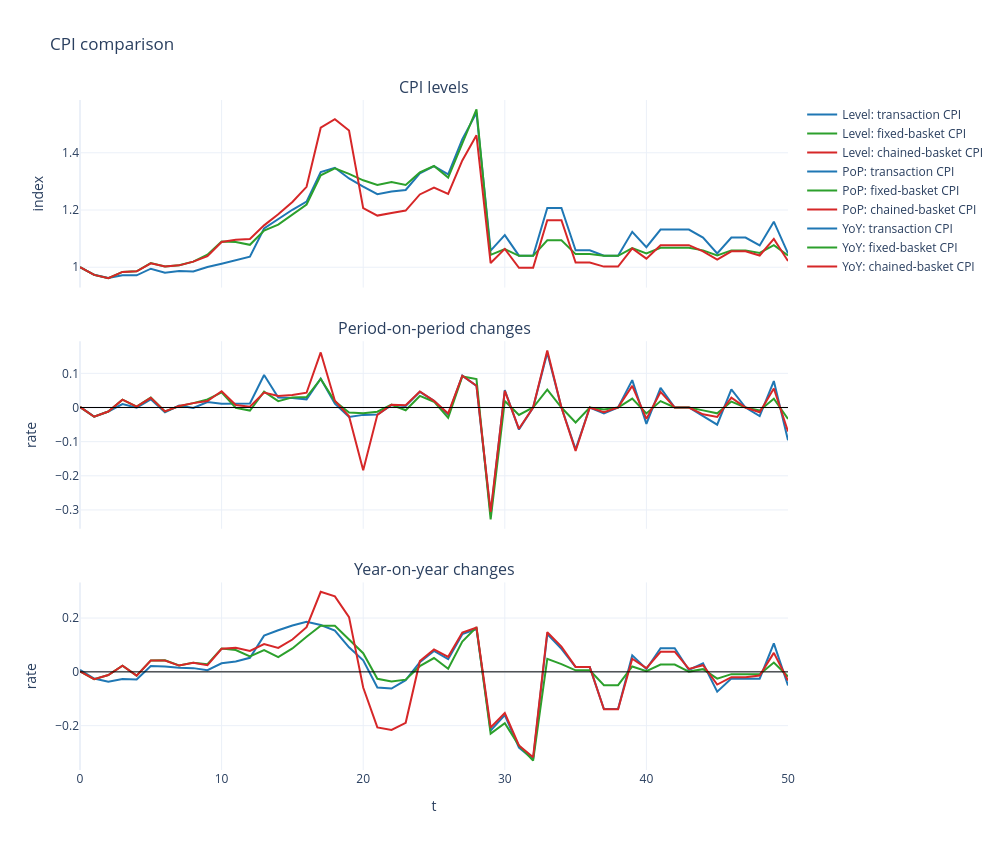
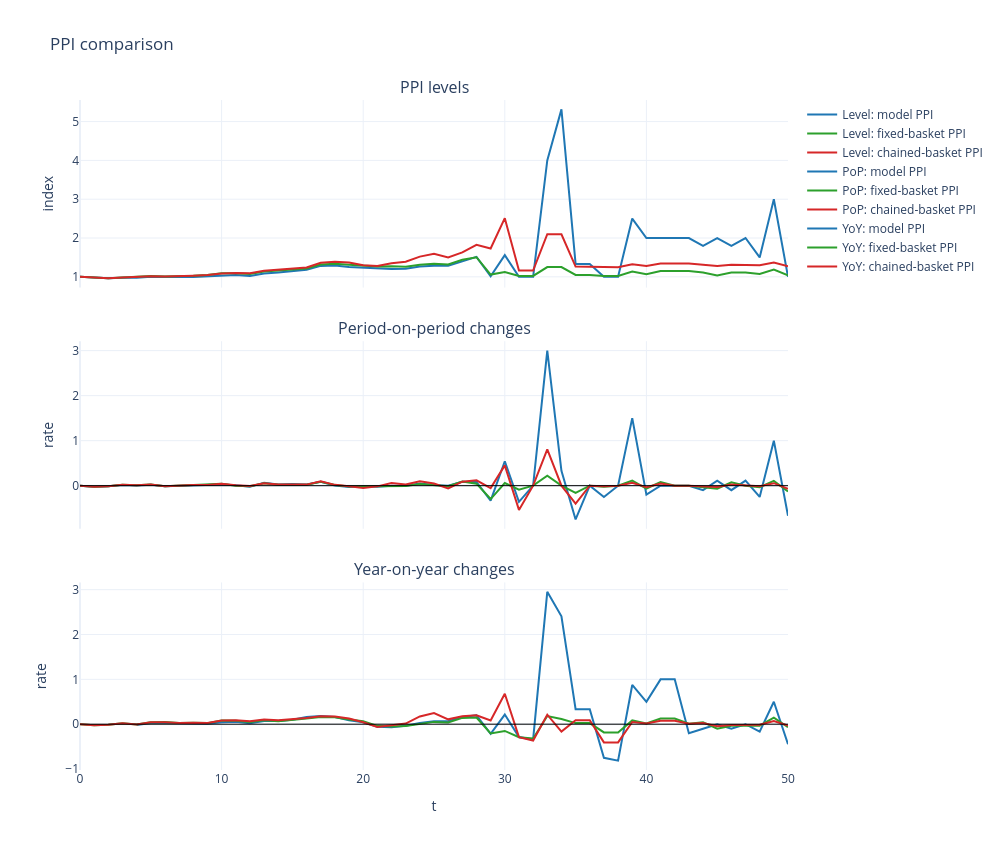
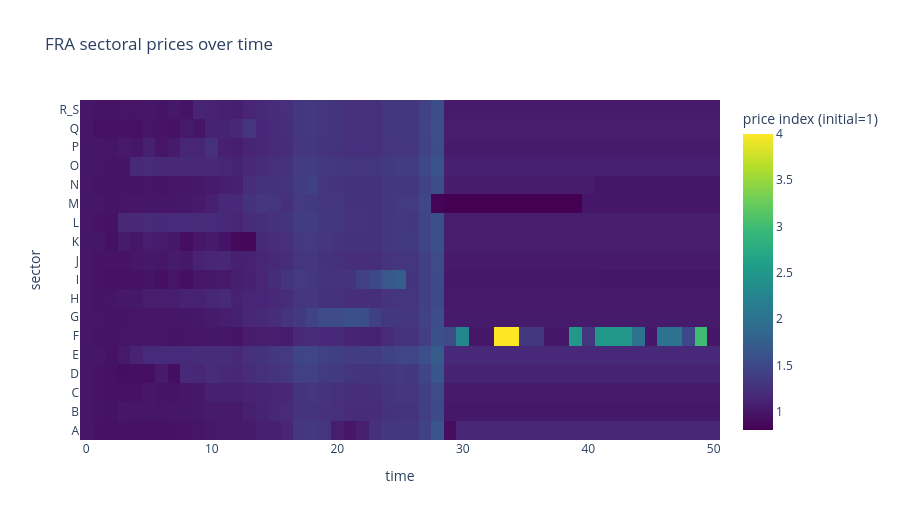
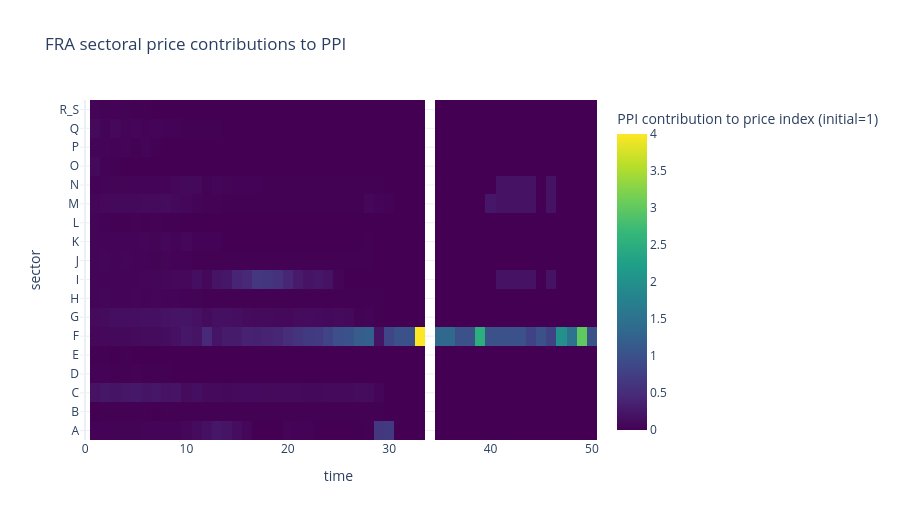

Source (notebook cell) for these figures, in order:
### Code cell
# Price And Sector Diagnostics
cpi_df = build_cpi_comparison_df(model, country_code=cfg.country_iso3)
ppi_df = build_ppi_comparison_df(model, country_code=cfg.country_iso3)
plot_cpi_comparison(cpi_df)
plot_ppi_comparison(ppi_df)
plot_sectoral_prices_over_time(model=model, country_code=cfg.country_iso3)
plot_sectoral_prices_over_time(model=model, country_code=cfg.country_iso3, kind="lines", print_sector_names=False)
plot_employment_by_sector(model, cfg.country_iso3, title="Employment by sector (model)")

### Figure 1 — Plotly figure (JSON) as saved in the notebook; plotly's stock layout.template omitted (floating-point values rounded to 4 significant figures)
{"data": [{"line": {"color": "#1f77b4", "width": 2}, "mode": "lines", "name": "Level: transaction CPI", "type": "scatter", "x": [0, 1, 2, 3, 4, 5, 6, 7, 8, 9, 10, 11, 12, 13, 14, 15, 16, 17, 18, 19, 20, 21, 22, 23, 24, 25, 26, 27, 28, 29, 30, 31, 32, 33, 34, 35, 36, 37, 38, 39, 40, 41, 42, 43, 44, 45, 46, 47, 48, 49, 50], "xaxis": "x", "y": [1.0, 0.9734, 0.9621, 0.9719, 0.9716, 0.9949, 0.9809, 0.9866, 0.9851, 1.001, 1.012, 1.024, 1.037, 1.135, 1.168, 1.201, 1.229, 1.333, 1.348, 1.31, 1.282, 1.256, 1.265, 1.27, 1.328, 1.354, 1.325, 1.448, 1.54, 1.058, 1.112, 1.04, 1.04, 1.207, 1.207, 1.059, 1.059, 1.04, 1.04, 1.124, 1.07, 1.132, 1.132, 1.132, 1.104, 1.048, 1.104, 1.104, 1.076, 1.159, 1.048], "yaxis": "y"}, {"line": {"color": "#2ca02c", "width": 2}, "mode": "lines", "name": "Level: fixed-basket CPI", "type": "scatter", "x": [0, 1, 2, 3, 4, 5, 6, 7, 8, 9, 10, 11, 12, 13, 14, 15, 16, 17, 18, 19, 20, 21, 22, 23, 24, 25, 26, 27, 28, 29, 30, 31, 32, 33, 34, 35, 36, 37, 38, 39, 40, 41, 42, 43, 44, 45, 46, 47, 48, 49, 50], "xaxis": "x", "y": [1.0, 0.9731, 0.9616, 0.9835, 0.9859, 1.015, 1.003, 1.007, 1.02, 1.044, 1.09, 1.088, 1.078, 1.128, 1.149, 1.183, 1.219, 1.321, 1.346, 1.326, 1.304, 1.288, 1.298, 1.288, 1.331, 1.354, 1.313, 1.433, 1.552, 1.043, 1.063, 1.04, 1.04, 1.094, 1.094, 1.046, 1.046, 1.04, 1.04, 1.067, 1.048, 1.068, 1.068, 1.068, 1.059, 1.041, 1.059, 1.059, 1.05, 1.077, 1.041], "yaxis": "y"}, {"line": {"color": "#d62728", "width": 2}, "mode": "lines", "name": "Level: chained-basket CPI", "type": "scatter", "x": [0, 1, 2, 3, 4, 5, 6, 7, 8, 9, 10, 11, 12, 13, 14, 15, 16, 17, 18, 19, 20, 21, 22, 23, 24, 25, 26, 27, 28, 29, 30, 31, 32, 33, 34, 35, 36, 37, 38, 39, 40, 41, 42, 43, 44, 45, 46, 47, 48, 49, 50], "xaxis": "x", "y": [1.0, 0.9731, 0.9616, 0.9835, 0.9859, 1.014, 1.002, 1.006, 1.019, 1.039, 1.088, 1.096, 1.099, 1.146, 1.185, 1.228, 1.281, 1.488, 1.517, 1.478, 1.206, 1.18, 1.19, 1.198, 1.254, 1.279, 1.256, 1.373, 1.461, 1.014, 1.064, 0.9978, 0.9978, 1.164, 1.164, 1.016, 1.016, 1.002, 1.002, 1.066, 1.03, 1.077, 1.077, 1.077, 1.056, 1.026, 1.056, 1.056, 1.041, 1.099, 1.022], "yaxis": "y"}, {"line": {"color": "#1f77b4", "width": 2}, "mode": "lines", "name": "PoP: transaction CPI", "type": "scatter", "x": [0, 1, 2, 3, 4, 5, 6, 7, 8, 9, 10, 11, 12, 13, 14, 15, 16, 17, 18, 19, 20, 21, 22, 23, 24, 25, 26, 27, 28, 29, 30, 31, 32, 33, 34, 35, 36, 37, 38, 39, 40, 41, 42, 43, 44, 45, 46, 47, 48, 49, 50], "xaxis": "x2", "y": [0.001707, -0.02661, -0.01163, 0.01022, -0.0002827, 0.02395, -0.01403, 0.00581, -0.001565, 0.01604, 0.01116, 0.01214, 0.01198, 0.09537, 0.02894, 0.02777, 0.02381, 0.08428, 0.0111, -0.02792, -0.02161, -0.02051, 0.007122, 0.004238, 0.0457, 0.01929, -0.0214, 0.0931, 0.06336, -0.3128, 0.05118, -0.06455, 0.0, 0.1602, 0.0, -0.1227, 0.0, -0.01749, 0.0, 0.0801, -0.04795, 0.05769, 0.0, 0.0, -0.02455, -0.05033, 0.053, 0.0, -0.02517, 0.07745, -0.09584], "yaxis": "y2"}, {"line": {"color": "#2ca02c", "width": 2}, "mode": "lines", "name": "PoP: fixed-basket CPI", "type": "scatter", "x": [0, 1, 2, 3, 4, 5, 6, 7, 8, 9, 10, 11, 12, 13, 14, 15, 16, 17, 18, 19, 20, 21, 22, 23, 24, 25, 26, 27, 28, 29, 30, 31, 32, 33, 34, 35, 36, 37, 38, 39, 40, 41, 42, 43, 44, 45, 46, 47, 48, 49, 50], "xaxis": "x2", "y": [0.001707, -0.02694, -0.0118, 0.02281, 0.002397, 0.02906, -0.01152, 0.003964, 0.01278, 0.02356, 0.04407, -0.001274, -0.00907, 0.04617, 0.01852, 0.02961, 0.0305, 0.08382, 0.01842, -0.01462, -0.01681, -0.01238, 0.008164, -0.008033, 0.03387, 0.01695, -0.02996, 0.09075, 0.08321, -0.3277, 0.01908, -0.02195, 0.0, 0.0521, 0.0, -0.04401, 0.0, -0.005755, 0.0, 0.02605, -0.01745, 0.01874, 0.0, 0.0, -0.008454, -0.01705, 0.01735, 0.0, -0.008526, 0.0258, -0.03353], "yaxis": "y2"}, {"line": {"color": "#d62728", "width": 2}, "mode": "lines", "name": "PoP: chained-basket CPI", "type": "scatter", "x": [0, 1, 2, 3, 4, 5, 6, 7, 8, 9, 10, 11, 12, 13, 14, 15, 16, 17, 18, 19, 20, 21, 22, 23, 24, 25, 26, 27, 28, 29, 30, 31, 32, 33, 34, 35, 36, 37, 38, 39, 40, 41, 42, 43, 44, 45, 46, 47, 48, 49, 50], "xaxis": "x2", "y": [0.001707, -0.02694, -0.0118, 0.02281, 0.002397, 0.02838, -0.01143, 0.004203, 0.01285, 0.01894, 0.04768, 0.007283, 0.002213, 0.04349, 0.03363, 0.0363, 0.04328, 0.1612, 0.01997, -0.02592, -0.1837, -0.02151, 0.007979, 0.006765, 0.04709, 0.01939, -0.01749, 0.09306, 0.06387, -0.3056, 0.04888, -0.06232, 0.0, 0.1667, 0.0, -0.127, 0.0, -0.01389, 0.0, 0.06338, -0.03338, 0.04562, 0.0, 0.0, -0.01992, -0.02778, 0.02857, 0.0, -0.01389, 0.05556, -0.07018], "yaxis": "y2"}, {"line": {"color": "#1f77b4", "width": 2}, "mode": "lines", "name": "YoY: transaction CPI", "type": "scatter", "x": [0, 1, 2, 3, 4, 5, 6, 7, 8, 9, 10, 11, 12, 13, 14, 15, 16, 17, 18, 19, 20, 21, 22, 23, 24, 25, 26, 27, 28, 29, 30, 31, 32, 33, 34, 35, 36, 37, 38, 39, 40, 41, 42, 43, 44, 45, 46, 47, 48, 49, 50], "xaxis": "x3", "y": [0.00727, -0.02482, -0.0367, -0.02643, -0.02837, 0.0221, 0.01961, 0.01516, 0.01386, 0.00603, 0.03173, 0.03822, 0.05231, 0.1345, 0.1544, 0.1723, 0.186, 0.1739, 0.1536, 0.09108, 0.04267, -0.05809, -0.0618, -0.03076, 0.03592, 0.07802, 0.04749, 0.1402, 0.1594, -0.2183, -0.1603, -0.2814, -0.3243, 0.1408, 0.0853, 0.0178, 0.0178, -0.1381, -0.1381, 0.06121, 0.01032, 0.08763, 0.08763, 0.006975, 0.03173, -0.07364, -0.02455, -0.02455, -0.02517, 0.106, -0.05033], "yaxis": "y3"}, {"line": {"color": "#2ca02c", "width": 2}, "mode": "lines", "name": "YoY: fixed-basket CPI", "type": "scatter", "x": [0, 1, 2, 3, 4, 5, 6, 7, 8, 9, 10, 11, 12, 13, 14, 15, 16, 17, 18, 19, 20, 21, 22, 23, 24, 25, 26, 27, 28, 29, 30, 31, 32, 33, 34, 35, 36, 37, 38, 39, 40, 41, 42, 43, 44, 45, 46, 47, 48, 49, 50], "xaxis": "x3", "y": [0.001707, -0.02694, -0.0118, 0.02281, -0.01413, 0.04261, 0.04291, 0.02369, 0.03429, 0.02875, 0.08661, 0.08094, 0.05763, 0.08099, 0.05453, 0.08714, 0.1306, 0.1712, 0.1711, 0.1208, 0.06935, -0.02556, -0.03537, -0.02891, 0.02114, 0.05146, 0.0117, 0.1125, 0.1655, -0.2295, -0.1905, -0.2741, -0.3299, 0.04863, 0.029, 0.005788, 0.005788, -0.04952, -0.04952, 0.02014, 0.002344, 0.02704, 0.02704, 0.0009631, 0.01012, -0.02536, -0.008454, -0.008454, -0.008526, 0.0347, -0.01705], "yaxis": "y3"}, {"line": {"color": "#d62728", "width": 2}, "mode": "lines", "name": "YoY: chained-basket CPI", "type": "scatter", "x": [0, 1, 2, 3, 4, 5, 6, 7, 8, 9, 10, 11, 12, 13, 14, 15, 16, 17, 18, 19, 20, 21, 22, 23, 24, 25, 26, 27, 28, 29, 30, 31, 32, 33, 34, 35, 36, 37, 38, 39, 40, 41, 42, 43, 44, 45, 46, 47, 48, 49, 50], "xaxis": "x3", "y": [0.001707, -0.02694, -0.0118, 0.02281, -0.01413, 0.04192, 0.04232, 0.02335, 0.03403, 0.02454, 0.08579, 0.08912, 0.07768, 0.1036, 0.08883, 0.1202, 0.1661, 0.2976, 0.2805, 0.2036, -0.05828, -0.2065, -0.2158, -0.1895, 0.03973, 0.08319, 0.05583, 0.1463, 0.1647, -0.2066, -0.153, -0.2734, -0.317, 0.1474, 0.09396, 0.01852, 0.01852, -0.1391, -0.1391, 0.04861, 0.01361, 0.07478, 0.07478, 0.01072, 0.02479, -0.04715, -0.01992, -0.01992, -0.01389, 0.07063, -0.03215], "yaxis": "y3"}], "layout": {"annotations": [{"font": {"size": 16}, "showarrow": false, "text": "CPI levels", "x": 0.5, "xanchor": "center", "xref": "paper", "y": 1, "yanchor": "bottom", "yref": "paper"}, {"font": {"size": 16}, "showarrow": false, "text": "Period-on-period changes", "x": 0.5, "xanchor": "center", "xref": "paper", "y": 0.64, "yanchor": "bottom", "yref": "paper"}, {"font": {"size": 16}, "showarrow": false, "text": "Year-on-year changes", "x": 0.5, "xanchor": "center", "xref": "paper", "y": 0.28, "yanchor": "bottom", "yref": "paper"}], "height": 850, "shapes": [{"line": {"color": "black", "width": 1}, "type": "line", "x0": 0, "x1": 1, "xref": "x2 domain", "y0": 0, "y1": 0, "yref": "y2"}, {"line": {"color": "black", "width": 1}, "type": "line", "x0": 0, "x1": 1, "xref": "x3 domain", "y0": 0, "y1": 0, "yref": "y3"}], "title": {"text": "CPI comparison"}, "width": 1000, "xaxis": {"anchor": "y", "domain": [0, 1], "matches": "x3", "showticklabels": false}, "xaxis2": {"anchor": "y2", "domain": [0, 1], "matches": "x3", "showticklabels": false}, "xaxis3": {"anchor": "y3", "domain": [0, 1], "title": {"text": "t"}}, "yaxis": {"anchor": "x", "domain": [0.72, 1], "title": {"text": "index"}}, "yaxis2": {"anchor": "x2", "domain": [0.36, 0.64], "title": {"text": "rate"}}, "yaxis3": {"anchor": "x3", "domain": [0, 0.28], "title": {"text": "rate"}}}}

### Figure 2 — Plotly figure (JSON) as saved in the notebook; plotly's stock layout.template omitted (floating-point values rounded to 4 significant figures)
{"data": [{"line": {"color": "#1f77b4", "width": 2}, "mode": "lines", "name": "Level: model PPI", "type": "scatter", "x": [0, 1, 2, 3, 4, 5, 6, 7, 8, 9, 10, 11, 12, 13, 14, 15, 16, 17, 18, 19, 20, 21, 22, 23, 24, 25, 26, 27, 28, 29, 30, 31, 32, 33, 34, 35, 36, 37, 38, 39, 40, 41, 42, 43, 44, 45, 46, 47, 48, 49, 50], "xaxis": "x", "y": [1.0, 0.9749, 0.9645, 0.9769, 0.9794, 1.001, 0.9916, 0.994, 0.9967, 1.012, 1.037, 1.046, 1.02, 1.083, 1.111, 1.151, 1.181, 1.282, 1.29, 1.251, 1.233, 1.206, 1.205, 1.206, 1.263, 1.285, 1.285, 1.398, 1.515, 1.012, 1.561, 1.0, 1.0, 4.0, 5.314, 1.333, 1.333, 1.0, 1.0, 2.5, 2.0, 2.0, 2.0, 2.0, 1.8, 2.0, 1.8, 2.0, 1.5, 3.0, 1.0], "yaxis": "y"}, {"line": {"color": "#2ca02c", "width": 2}, "mode": "lines", "name": "Level: fixed-basket PPI", "type": "scatter", "x": [0, 1, 2, 3, 4, 5, 6, 7, 8, 9, 10, 11, 12, 13, 14, 15, 16, 17, 18, 19, 20, 21, 22, 23, 24, 25, 26, 27, 28, 29, 30, 31, 32, 33, 34, 35, 36, 37, 38, 39, 40, 41, 42, 43, 44, 45, 46, 47, 48, 49, 50], "xaxis": "x", "y": [1.0, 0.9763, 0.9647, 0.983, 0.9941, 1.02, 1.01, 1.011, 1.027, 1.045, 1.09, 1.09, 1.076, 1.136, 1.162, 1.189, 1.212, 1.317, 1.34, 1.313, 1.29, 1.269, 1.272, 1.263, 1.309, 1.335, 1.319, 1.44, 1.505, 1.058, 1.122, 1.023, 1.023, 1.252, 1.252, 1.048, 1.048, 1.023, 1.023, 1.137, 1.065, 1.152, 1.152, 1.152, 1.114, 1.038, 1.114, 1.114, 1.076, 1.19, 1.038], "yaxis": "y"}, {"line": {"color": "#d62728", "width": 2}, "mode": "lines", "name": "Level: chained-basket PPI", "type": "scatter", "x": [0, 1, 2, 3, 4, 5, 6, 7, 8, 9, 10, 11, 12, 13, 14, 15, 16, 17, 18, 19, 20, 21, 22, 23, 24, 25, 26, 27, 28, 29, 30, 31, 32, 33, 34, 35, 36, 37, 38, 39, 40, 41, 42, 43, 44, 45, 46, 47, 48, 49, 50], "xaxis": "x", "y": [1.0, 0.9763, 0.9647, 0.983, 0.9941, 1.018, 1.007, 1.011, 1.027, 1.045, 1.088, 1.098, 1.094, 1.154, 1.185, 1.214, 1.243, 1.362, 1.387, 1.369, 1.296, 1.277, 1.35, 1.387, 1.521, 1.597, 1.497, 1.63, 1.827, 1.731, 2.512, 1.161, 1.161, 2.097, 2.097, 1.265, 1.265, 1.248, 1.248, 1.327, 1.283, 1.341, 1.341, 1.341, 1.314, 1.278, 1.314, 1.314, 1.296, 1.368, 1.272], "yaxis": "y"}, {"line": {"color": "#1f77b4", "width": 2}, "mode": "lines", "name": "PoP: model PPI", "type": "scatter", "x": [0, 1, 2, 3, 4, 5, 6, 7, 8, 9, 10, 11, 12, 13, 14, 15, 16, 17, 18, 19, 20, 21, 22, 23, 24, 25, 26, 27, 28, 29, 30, 31, 32, 33, 34, 35, 36, 37, 38, 39, 40, 41, 42, 43, 44, 45, 46, 47, 48, 49, 50], "xaxis": "x2", "y": [-0.00324, -0.0251, -0.01072, 0.01288, 0.002584, 0.0225, -0.009859, 0.002409, 0.002734, 0.015, 0.02521, 0.008796, -0.02557, 0.0626, 0.02542, 0.03578, 0.02669, 0.08545, 0.005819, -0.02994, -0.01463, -0.02146, -0.001218, 0.001161, 0.04732, 0.01739, -0.0002995, 0.0876, 0.08429, -0.3321, 0.542, -0.3592, 0.0, 3.0, 0.3285, -0.7491, 0.0, -0.25, 0.0, 1.5, -0.2, -1.11e-16, 0.0, 0.0, -0.1, 0.1111, -0.1, 0.1111, -0.25, 1.0, -0.6667], "yaxis": "y2"}, {"line": {"color": "#2ca02c", "width": 2}, "mode": "lines", "name": "PoP: fixed-basket PPI", "type": "scatter", "x": [0, 1, 2, 3, 4, 5, 6, 7, 8, 9, 10, 11, 12, 13, 14, 15, 16, 17, 18, 19, 20, 21, 22, 23, 24, 25, 26, 27, 28, 29, 30, 31, 32, 33, 34, 35, 36, 37, 38, 39, 40, 41, 42, 43, 44, 45, 46, 47, 48, 49, 50], "xaxis": "x2", "y": [-0.00324, -0.02367, -0.0119, 0.01901, 0.01129, 0.02622, -0.01041, 0.001415, 0.01623, 0.01733, 0.04312, -0.0003109, -0.01257, 0.05541, 0.0229, 0.02311, 0.01955, 0.08635, 0.01762, -0.02034, -0.01757, -0.016, 0.00241, -0.00712, 0.0367, 0.01941, -0.01194, 0.09185, 0.04535, -0.2968, 0.05959, -0.08778, 0.0, 0.2234, 0.0, -0.1623, 0.0, -0.02422, 0.0, 0.1117, -0.06324, 0.08113, 0.0, 0.0, -0.03307, -0.06839, 0.07342, 0.0, -0.0342, 0.1062, -0.128], "yaxis": "y2"}, {"line": {"color": "#d62728", "width": 2}, "mode": "lines", "name": "PoP: chained-basket PPI", "type": "scatter", "x": [0, 1, 2, 3, 4, 5, 6, 7, 8, 9, 10, 11, 12, 13, 14, 15, 16, 17, 18, 19, 20, 21, 22, 23, 24, 25, 26, 27, 28, 29, 30, 31, 32, 33, 34, 35, 36, 37, 38, 39, 40, 41, 42, 43, 44, 45, 46, 47, 48, 49, 50], "xaxis": "x2", "y": [-0.00324, -0.02367, -0.0119, 0.01901, 0.01129, 0.02415, -0.01144, 0.004018, 0.01586, 0.01753, 0.04191, 0.00932, -0.004311, 0.05551, 0.02683, 0.02425, 0.02373, 0.0955, 0.01851, -0.01318, -0.05281, -0.01474, 0.05721, 0.02742, 0.09624, 0.04992, -0.06229, 0.08877, 0.1206, -0.05246, 0.4513, -0.5377, 0.0, 0.8059, 0.0, -0.3967, 0.0, -0.01389, 0.0, 0.06338, -0.03338, 0.04562, 0.0, 0.0, -0.01992, -0.02778, 0.02857, 0.0, -0.01389, 0.05556, -0.07018], "yaxis": "y2"}, {"line": {"color": "#1f77b4", "width": 2}, "mode": "lines", "name": "YoY: model PPI", "type": "scatter", "x": [0, 1, 2, 3, 4, 5, 6, 7, 8, 9, 10, 11, 12, 13, 14, 15, 16, 17, 18, 19, 20, 21, 22, 23, 24, 25, 26, 27, 28, 29, 30, 31, 32, 33, 34, 35, 36, 37, 38, 39, 40, 41, 42, 43, 44, 45, 46, 47, 48, 49, 50], "xaxis": "x3", "y": [NaN, NaN, NaN, NaN, -0.0206, 0.02722, 0.02811, 0.01748, 0.01763, 0.01017, 0.04595, 0.05262, 0.02291, 0.07088, 0.0711, 0.09975, 0.1587, 0.1836, 0.161, 0.08734, 0.04359, -0.05921, -0.06579, -0.03584, 0.02478, 0.06547, 0.06645, 0.1585, 0.1994, -0.2126, 0.2145, -0.2844, -0.3401, 2.952, 2.405, 0.3333, 0.3333, -0.75, -0.8118, 0.875, 0.5, 1.0, 1.0, -0.2, -0.1, 2.22e-16, -0.1, 2.22e-16, -0.1667, 0.5, -0.4444], "yaxis": "y3"}, {"line": {"color": "#2ca02c", "width": 2}, "mode": "lines", "name": "YoY: fixed-basket PPI", "type": "scatter", "x": [0, 1, 2, 3, 4, 5, 6, 7, 8, 9, 10, 11, 12, 13, 14, 15, 16, 17, 18, 19, 20, 21, 22, 23, 24, 25, 26, 27, 28, 29, 30, 31, 32, 33, 34, 35, 36, 37, 38, 39, 40, 41, 42, 43, 44, 45, 46, 47, 48, 49, 50], "xaxis": "x3", "y": [-0.00324, -0.02367, -0.0119, 0.01901, -0.005857, 0.04494, 0.04652, 0.02845, 0.03348, 0.02453, 0.07995, 0.07809, 0.04754, 0.08675, 0.06568, 0.09065, 0.1261, 0.1591, 0.1532, 0.1042, 0.06399, -0.03626, -0.05066, -0.03785, 0.0153, 0.05183, 0.03678, 0.1401, 0.1496, -0.207, -0.1496, -0.2895, -0.3203, 0.1825, 0.116, 0.02482, 0.02482, -0.1826, -0.1826, 0.08476, 0.01617, 0.1259, 0.1259, 0.01276, 0.04538, -0.0992, -0.03307, -0.03307, -0.0342, 0.1468, -0.06839], "yaxis": "y3"}, {"line": {"color": "#d62728", "width": 2}, "mode": "lines", "name": "YoY: chained-basket PPI", "type": "scatter", "x": [0, 1, 2, 3, 4, 5, 6, 7, 8, 9, 10, 11, 12, 13, 14, 15, 16, 17, 18, 19, 20, 21, 22, 23, 24, 25, 26, 27, 28, 29, 30, 31, 32, 33, 34, 35, 36, 37, 38, 39, 40, 41, 42, 43, 44, 45, 46, 47, 48, 49, 50], "xaxis": "x3", "y": [-0.00324, -0.02367, -0.0119, 0.01901, -0.005857, 0.04283, 0.04332, 0.02797, 0.03262, 0.02594, 0.08131, 0.08702, 0.06544, 0.1052, 0.08922, 0.1053, 0.1365, 0.1795, 0.17, 0.1272, 0.04293, -0.06203, -0.02639, 0.01367, 0.1732, 0.2502, 0.1089, 0.1751, 0.2012, 0.08404, 0.6778, -0.2876, -0.3642, 0.2117, -0.1651, 0.08954, 0.08954, -0.405, -0.405, 0.04861, 0.01361, 0.07478, 0.07478, 0.01072, 0.02479, -0.04715, -0.01992, -0.01992, -0.01389, 0.07063, -0.03215], "yaxis": "y3"}], "layout": {"annotations": [{"font": {"size": 16}, "showarrow": false, "text": "PPI levels", "x": 0.5, "xanchor": "center", "xref": "paper", "y": 1, "yanchor": "bottom", "yref": "paper"}, {"font": {"size": 16}, "showarrow": false, "text": "Period-on-period changes", "x": 0.5, "xanchor": "center", "xref": "paper", "y": 0.64, "yanchor": "bottom", "yref": "paper"}, {"font": {"size": 16}, "showarrow": false, "text": "Year-on-year changes", "x": 0.5, "xanchor": "center", "xref": "paper", "y": 0.28, "yanchor": "bottom", "yref": "paper"}], "height": 850, "shapes": [{"line": {"color": "black", "width": 1}, "type": "line", "x0": 0, "x1": 1, "xref": "x2 domain", "y0": 0, "y1": 0, "yref": "y2"}, {"line": {"color": "black", "width": 1}, "type": "line", "x0": 0, "x1": 1, "xref": "x3 domain", "y0": 0, "y1": 0, "yref": "y3"}], "title": {"text": "PPI comparison"}, "width": 1000, "xaxis": {"anchor": "y", "domain": [0, 1], "matches": "x3", "showticklabels": false}, "xaxis2": {"anchor": "y2", "domain": [0, 1], "matches": "x3", "showticklabels": false}, "xaxis3": {"anchor": "y3", "domain": [0, 1], "title": {"text": "t"}}, "yaxis": {"anchor": "x", "domain": [0.72, 1], "title": {"text": "index"}}, "yaxis2": {"anchor": "x2", "domain": [0.36, 0.64], "title": {"text": "rate"}}, "yaxis3": {"anchor": "x3", "domain": [0, 0.28], "title": {"text": "rate"}}}}

### Figure 3 — Plotly figure (JSON) as saved in the notebook; plotly's stock layout.template omitted (floating-point values rounded to 4 significant figures; data arrays with more than 128 entries replaced by an {"elided": "..."} marker saying what was removed)
{"data": [{"colorbar": {"title": {"text": "price index (initial=1)"}}, "colorscale": [[0, "#440154"], [0.1111, "#482878"], [0.2222, "#3e4989"], [0.3333, "#31688e"], [0.4444, "#26828e"], [0.5556, "#1f9e89"], [0.6667, "#35b779"], [0.7778, "#6ece58"], [0.8889, "#b5de2b"], [1, "#fde725"]], "hovertemplate": "time=%{x}<br>sector=%{y}<br>price index (initial=1)=%{z:.4g}<extra></extra>", "type": "heatmap", "x": [0, 1, 2, 3, 4, 5, 6, 7, 8, 9, 10, 11, 12, 13, 14, 15, 16, 17, 18, 19, 20, 21, 22, 23, 24, 25, 26, 27, 28, 29, 30, 31, 32, 33, 34, 35, 36, 37, 38, 39, 40, 41, 42, 43, 44, 45, 46, 47, 48, 49, 50], "y": ["A", "B", "C", "D", "E", "F", "G", "H", "I", "J", "K", "L", "M", "N", "O", "P", "Q", "R_S"], "z": {"elided": "18x51 float values"}}], "layout": {"height": 520, "title": {"text": "FRA sectoral prices over time"}, "width": 900, "xaxis": {"title": {"text": "time"}}, "yaxis": {"title": {"text": "sector"}}}}

### Figure 4 — Plotly figure (JSON) as saved in the notebook; plotly's stock layout.template omitted (floating-point values rounded to 4 significant figures; data arrays with more than 128 entries replaced by an {"elided": "..."} marker saying what was removed)
{"data": [{"colorbar": {"title": {"text": "PPI contribution to price index (initial=1)"}}, "colorscale": [[0, "#440154"], [0.1111, "#482878"], [0.2222, "#3e4989"], [0.3333, "#31688e"], [0.4444, "#26828e"], [0.5556, "#1f9e89"], [0.6667, "#35b779"], [0.7778, "#6ece58"], [0.8889, "#b5de2b"], [1, "#fde725"]], "hovertemplate": "time=%{x}<br>sector=%{y}<br>PPI contribution to price index (initial=1)=%{z:.4g}<extra></extra>", "type": "heatmap", "x": [0, 1, 2, 3, 4, 5, 6, 7, 8, 9, 10, 11, 12, 13, 14, 15, 16, 17, 18, 19, 20, 21, 22, 23, 24, 25, 26, 27, 28, 29, 30, 31, 32, 33, 34, 35, 36, 37, 38, 39, 40, 41, 42, 43, 44, 45, 46, 47, 48, 49, 50], "y": ["A", "B", "C", "D", "E", "F", "G", "H", "I", "J", "K", "L", "M", "N", "O", "P", "Q", "R_S"], "z": {"elided": "18x51 float values"}}], "layout": {"height": 520, "title": {"text": "FRA sectoral price contributions to PPI"}, "width": 900, "xaxis": {"title": {"text": "time"}}, "yaxis": {"title": {"text": "sector"}}}}
